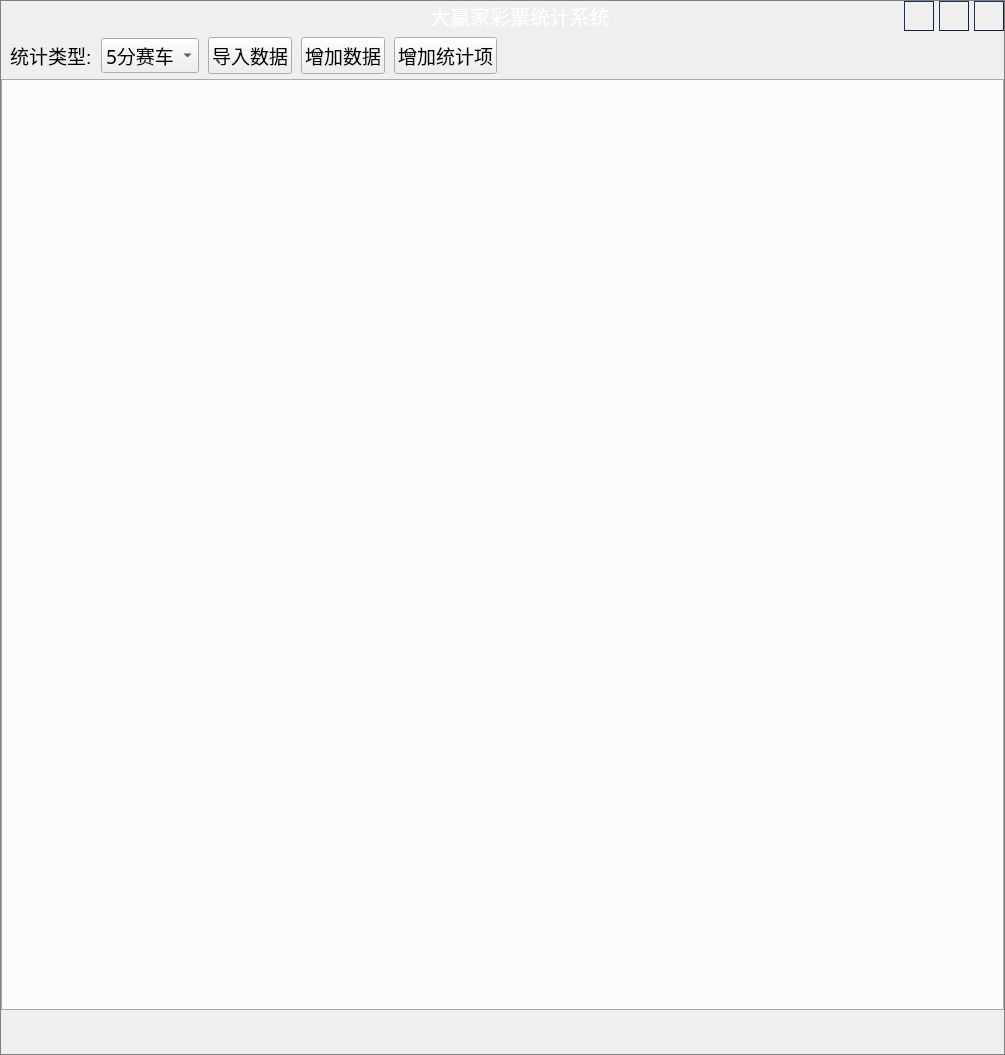
<?xml version="1.0" encoding="UTF-8"?>
<ui version="4.0">
 <class>MMainWindow</class>
 <widget class="QWidget" name="MMainWindow">
  <property name="geometry">
   <rect>
    <x>0</x>
    <y>0</y>
    <width>1005</width>
    <height>1055</height>
   </rect>
  </property>
  <property name="windowTitle">
   <string>彩票统计系统</string>
  </property>
  <property name="windowIcon">
   <iconset resource="../../MainClient/Resource.qrc">
    <normaloff>:/Resource/Lottery.ico</normaloff>:/Resource/Lottery.ico</iconset>
  </property>
  <property name="styleSheet">
   <string notr="true">#MMainWindow
{
	border:1px solid gray;
}

#frameStatusBar{
	border-image: url(:/Resource/StatusBarBgIcon.png);
}</string>
  </property>
  <layout class="QVBoxLayout" name="verticalLayout">
   <property name="spacing">
    <number>0</number>
   </property>
   <property name="leftMargin">
    <number>1</number>
   </property>
   <property name="topMargin">
    <number>1</number>
   </property>
   <property name="rightMargin">
    <number>1</number>
   </property>
   <property name="bottomMargin">
    <number>5</number>
   </property>
   <item>
    <widget class="QFrame" name="frameTitleBar">
     <property name="styleSheet">
      <string notr="true">#frameTitleBar{
	background-image: url(:/Resource/TitleBarBgIcon.png);
}

#lbTitleIcon
{
	width:20;
	border:none;
	background:none;
	border-image: url(:/Resource/TitleIcon.png);
}
#lbTitleText
{
	color:#FFFFFF;
	font-size:15pt;
	font-family:Microsoft YaHei;
}

QPushButton
{
	color: rgb(255, 255, 255);
    background: qlineargradient(x1: 0, y1: 0, x2: 0, y2: 1,
    	stop: 0 #5B5F5F, stop: 0.5 #0C2436,stop: 1.0 #27405A);   
    border-style: outset;
    border-width: 1px;
    border-color: #11223F;
    padding: 1px;
}

QPushButton::hover{
    background: qlineargradient(x1: 0, y1: 0, x2: 0, y2: 1,
    	stop: 0 #758385, stop: 0.5 #122C39,stop: 1.0 #0E7788);
    border-color: #11505C;
}

QPushButton::pressed{
    background: qlineargradient(x1: 0, y1: 0, x2: 0, y2: 1,
    	stop: 0 #969B9C, stop: 0.5 #16354B,stop: 1.0 #244F76);
    border-color: #11505C;
}

#btnMinimum
{
	image: url(:/Resource/MinimumIcon.png);
}

#btnMaximum
{
	image: url(:/Resource/NormalIcon.png);
}

#btnClose{
	image: url(:/Resource/CloseIcon.png);
}</string>
     </property>
     <property name="frameShape">
      <enum>QFrame::NoFrame</enum>
     </property>
     <property name="frameShadow">
      <enum>QFrame::Raised</enum>
     </property>
     <property name="lineWidth">
      <number>0</number>
     </property>
     <layout class="QHBoxLayout" name="horizontalLayout">
      <property name="spacing">
       <number>5</number>
      </property>
      <property name="leftMargin">
       <number>0</number>
      </property>
      <property name="topMargin">
       <number>0</number>
      </property>
      <property name="rightMargin">
       <number>0</number>
      </property>
      <property name="bottomMargin">
       <number>0</number>
      </property>
      <item>
       <widget class="QLabel" name="lbTitleIcon">
        <property name="minimumSize">
         <size>
          <width>135</width>
          <height>0</height>
         </size>
        </property>
        <property name="text">
         <string/>
        </property>
       </widget>
      </item>
      <item>
       <widget class="QLabel" name="lbTitleText">
        <property name="sizePolicy">
         <sizepolicy hsizetype="Expanding" vsizetype="Preferred">
          <horstretch>0</horstretch>
          <verstretch>0</verstretch>
         </sizepolicy>
        </property>
        <property name="text">
         <string>大赢家彩票统计系统</string>
        </property>
        <property name="alignment">
         <set>Qt::AlignCenter</set>
        </property>
       </widget>
      </item>
      <item>
       <widget class="QPushButton" name="btnMinimum">
        <property name="minimumSize">
         <size>
          <width>30</width>
          <height>30</height>
         </size>
        </property>
        <property name="maximumSize">
         <size>
          <width>30</width>
          <height>30</height>
         </size>
        </property>
        <property name="text">
         <string/>
        </property>
       </widget>
      </item>
      <item>
       <widget class="QPushButton" name="btnMaximum">
        <property name="minimumSize">
         <size>
          <width>30</width>
          <height>30</height>
         </size>
        </property>
        <property name="maximumSize">
         <size>
          <width>30</width>
          <height>30</height>
         </size>
        </property>
        <property name="text">
         <string/>
        </property>
       </widget>
      </item>
      <item>
       <widget class="QPushButton" name="btnClose">
        <property name="minimumSize">
         <size>
          <width>30</width>
          <height>30</height>
         </size>
        </property>
        <property name="maximumSize">
         <size>
          <width>30</width>
          <height>30</height>
         </size>
        </property>
        <property name="text">
         <string/>
        </property>
       </widget>
      </item>
     </layout>
    </widget>
   </item>
   <item>
    <widget class="QWidget" name="widgetToolBar" native="true">
     <property name="sizePolicy">
      <sizepolicy hsizetype="Preferred" vsizetype="Fixed">
       <horstretch>0</horstretch>
       <verstretch>0</verstretch>
      </sizepolicy>
     </property>
     <property name="minimumSize">
      <size>
       <width>0</width>
       <height>32</height>
      </size>
     </property>
     <property name="styleSheet">
      <string notr="true">#cbStatisticType
{
	font:14pt Mirosoft Yahei;
}</string>
     </property>
     <layout class="QHBoxLayout" name="horizontalLayout_2">
      <property name="spacing">
       <number>9</number>
      </property>
      <property name="topMargin">
       <number>6</number>
      </property>
      <property name="bottomMargin">
       <number>5</number>
      </property>
      <item>
       <widget class="QLabel" name="lbStatisticType">
        <property name="font">
         <font>
          <pointsize>14</pointsize>
         </font>
        </property>
        <property name="text">
         <string>统计类型:</string>
        </property>
        <property name="buddy">
         <cstring>cbStatisticType</cstring>
        </property>
       </widget>
      </item>
      <item>
       <widget class="QComboBox" name="cbStatisticType">
        <item>
         <property name="text">
          <string>5分赛车</string>
         </property>
        </item>
        <item>
         <property name="text">
          <string>3分快3</string>
         </property>
        </item>
       </widget>
      </item>
      <item>
       <widget class="QPushButton" name="btnImportData">
        <property name="font">
         <font>
          <pointsize>14</pointsize>
         </font>
        </property>
        <property name="text">
         <string>导入数据</string>
        </property>
       </widget>
      </item>
      <item>
       <widget class="QPushButton" name="btnAddData">
        <property name="font">
         <font>
          <pointsize>14</pointsize>
         </font>
        </property>
        <property name="text">
         <string>增加数据</string>
        </property>
       </widget>
      </item>
      <item>
       <widget class="QPushButton" name="btnAddStatistic">
        <property name="font">
         <font>
          <pointsize>14</pointsize>
         </font>
        </property>
        <property name="text">
         <string>增加统计项</string>
        </property>
       </widget>
      </item>
      <item>
       <spacer name="horizontalSpacer">
        <property name="orientation">
         <enum>Qt::Horizontal</enum>
        </property>
        <property name="sizeHint" stdset="0">
         <size>
          <width>703</width>
          <height>20</height>
         </size>
        </property>
       </spacer>
      </item>
     </layout>
    </widget>
   </item>
   <item>
    <widget class="QWidget" name="widgetMain" native="true">
     <property name="sizePolicy">
      <sizepolicy hsizetype="Preferred" vsizetype="Expanding">
       <horstretch>0</horstretch>
       <verstretch>0</verstretch>
      </sizepolicy>
     </property>
     <layout class="QVBoxLayout" name="layoutWidgetmain">
      <property name="spacing">
       <number>0</number>
      </property>
      <property name="leftMargin">
       <number>0</number>
      </property>
      <property name="topMargin">
       <number>0</number>
      </property>
      <property name="rightMargin">
       <number>0</number>
      </property>
      <property name="bottomMargin">
       <number>0</number>
      </property>
      <item>
       <widget class="QTabWidget" name="tabStatistic">
        <property name="font">
         <font>
          <pointsize>12</pointsize>
         </font>
        </property>
        <property name="tabPosition">
         <enum>QTabWidget::South</enum>
        </property>
        <property name="currentIndex">
         <number>-1</number>
        </property>
       </widget>
      </item>
     </layout>
    </widget>
   </item>
   <item>
    <widget class="QFrame" name="frameStatusBar">
     <property name="minimumSize">
      <size>
       <width>0</width>
       <height>40</height>
      </size>
     </property>
     <property name="maximumSize">
      <size>
       <width>16777215</width>
       <height>40</height>
      </size>
     </property>
     <property name="frameShape">
      <enum>QFrame::NoFrame</enum>
     </property>
     <property name="frameShadow">
      <enum>QFrame::Raised</enum>
     </property>
     <property name="lineWidth">
      <number>0</number>
     </property>
    </widget>
   </item>
  </layout>
 </widget>
 <resources>
  <include location="../../MainClient/Resource.qrc"/>
 </resources>
 <connections/>
</ui>
